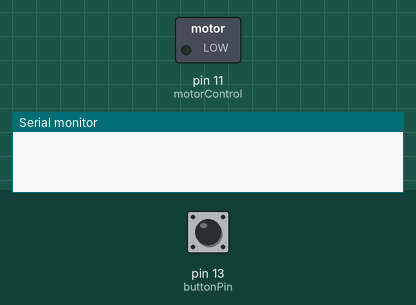
Simulated run of this sketch. Board: Arduino Uno, built with avr-gcc and run on an emulated ATmega328P. On the bench: switched loads named in the sketch (green lamp = pin HIGH), the last lines printed to the serial monitor. Inputs (shaded band) come from the test bench; at power-on: pin 13 (buttonPin) LOW.

Above: at 1.2 s.
1.3 s: pin 13 (buttonPin) pulled HIGH for 3.2 s
At 5.1 s:
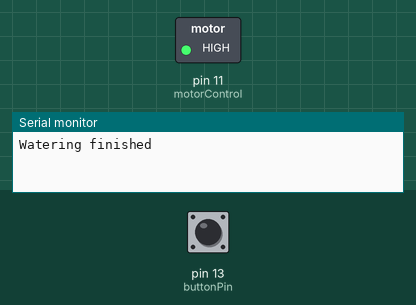
7.5 s: pin 13 (buttonPin) pulled HIGH for 0.15 s
At 10.3 s:
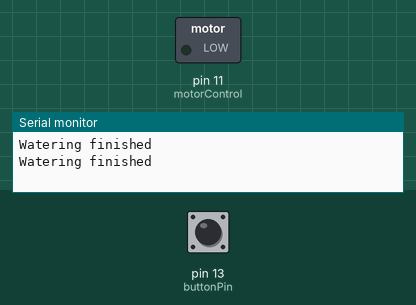
10.6 s: pin 13 (buttonPin) pulled HIGH for 1 s
At 11.1 s:
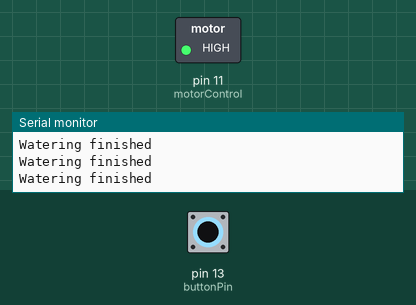
Timing chart, 0 to 14.1 s (numbered marks = the images above; inputs shaded):
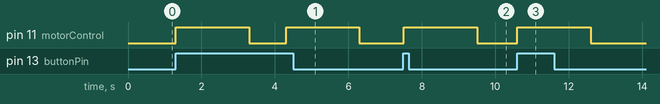

Measured:
- after the input at 1.3 s, pin 11 (motorControl): alternates HIGH for 2.0 s and LOW for 1.0 s, starting at once
- after the input at 7.5 s, pin 11 (motorControl): LOW → HIGH at once, → LOW 2.0 s later
- after the input at 10.6 s, pin 11 (motorControl): LOW → HIGH at once, → LOW 2.0 s later

The sketch:

transistor_control.ino
```cpp
int buttonPin = 13;
int motorControl = 11;

void setup() {
  Serial.begin(9600);

  pinMode(buttonPin, INPUT);
  pinMode(motorControl, OUTPUT);
}

void loop() {
  if (digitalRead(buttonPin) == HIGH) {
    //Serial.println("Button state is HIGH, starting watering");
    for (int i=0; i<1; i++) {
      /*Serial.print("Watering cycle ");
      Serial.print(i+1);
      Serial.println();*/
      analogWrite(motorControl, 255);
      delay(2000);

      analogWrite(motorControl, 0);
      delay(1000);
    }
    Serial.println("Watering finished");
  }
  else {
    //Serial.println("Button state is LOW");
    delay(10);
  }
}
```
